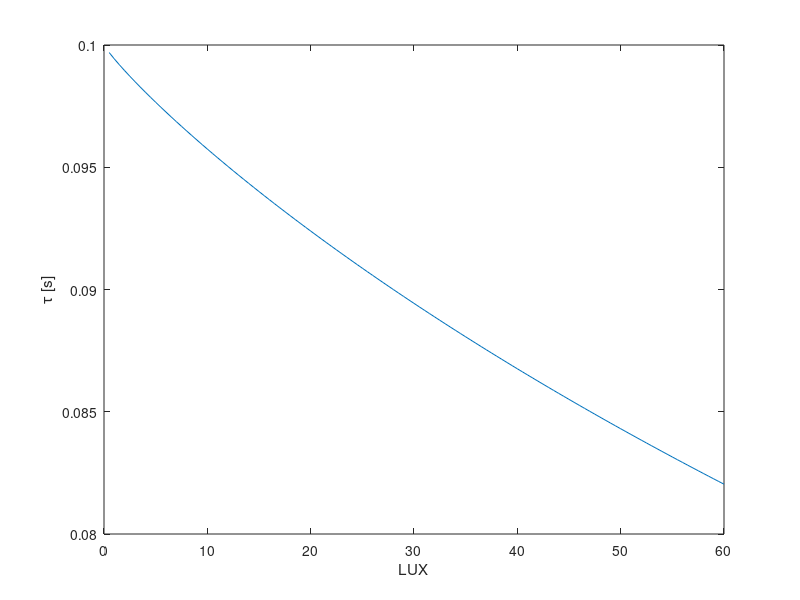

The MATLAB source for this figure: (Note: this script raises an error after producing the figure.)
 clear
close all


%% Tau teórico
C = 10 * 10^-6;
R1 = 10 *10^3;
x = 0.5:0.5:60;
m = -0.89;
b =  log10(225000)-m;
R2 = 10.^(m*log10(x) + b);
Req = (R2*R1)./(R2+R1);
Tau = Req * C;
plot(x,Tau)
ylabel('{\tau} [s]')
xlabel('LUX')

%% Simular resposta
lumen = 100;
vf = calc_vf(lumen);
vi = 0;
t = 0:0.001:1;
tau_ = calc_tau(lumen);
v = vf - (vf - vi)*exp(-t/(tau_));
plot(t,v)


%% PLot
close all
m = -0.89;
x = 1:300;
resistance = 10.^(m*log10(x) + b);
volt = (3.3 * 10000.0) ./ (resistance + 10000.0);
plot(x, volt)


function vf= calc_vf(x)
    m = -0.88;
    b =  log10(225000)-m;
    R1 = 10 *10^3;
    R2_value = 10^(m*log10(x) + b);
    vf = 3.3 * (R1)/(R1+ R2_value);
end

function Tau= calc_tau(x)
    m = -0.88;
    b =  log10(225000)-m;
    C = 10 * 10^-6;
    R1 = 10 *10^3;
    R2_value = 10^(m*log10(x) + b);
    Req = (R2_value*R1)/(R2_value+R1);
    Tau = Req * C;
end

